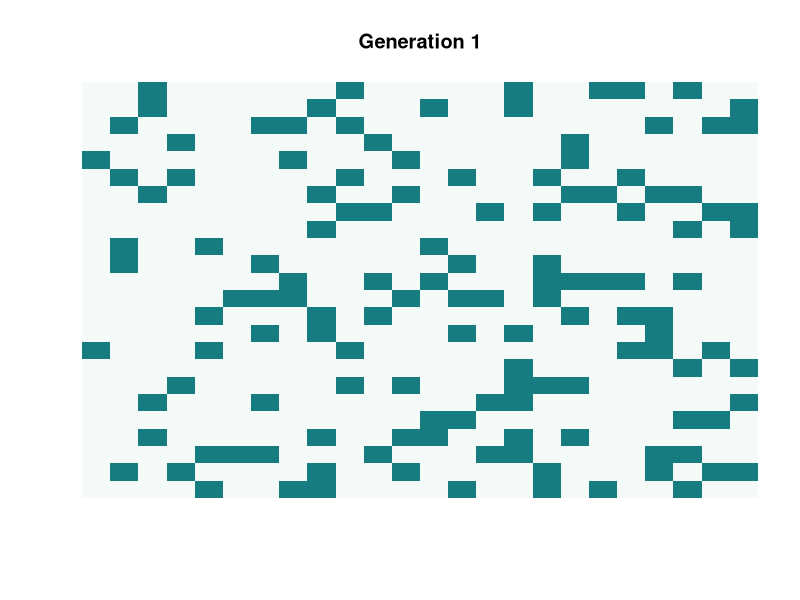
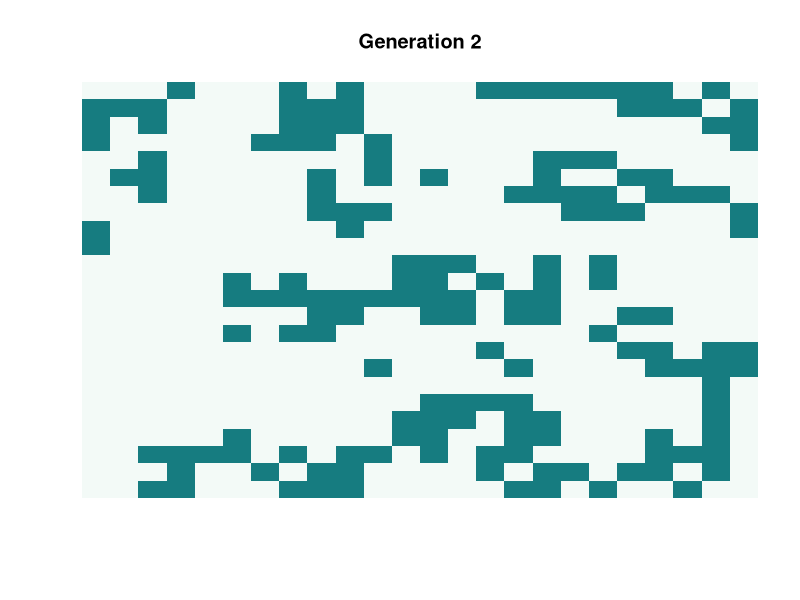
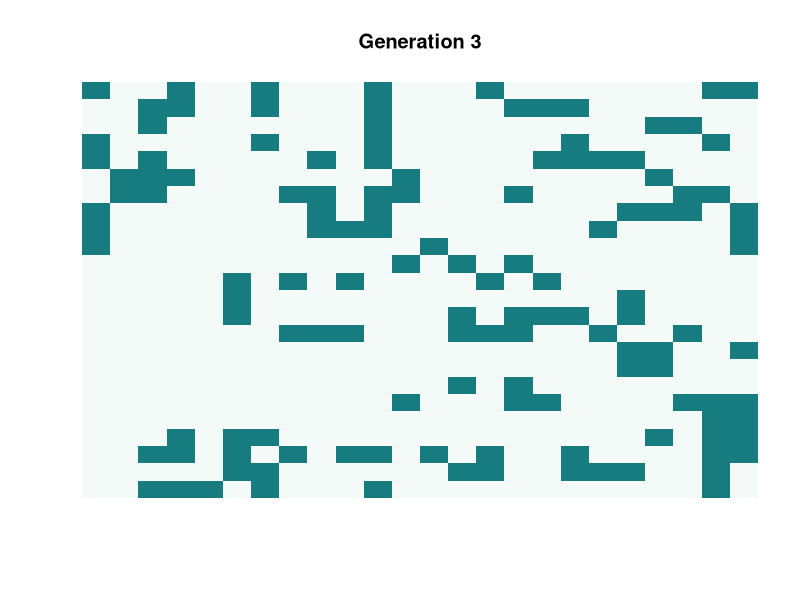
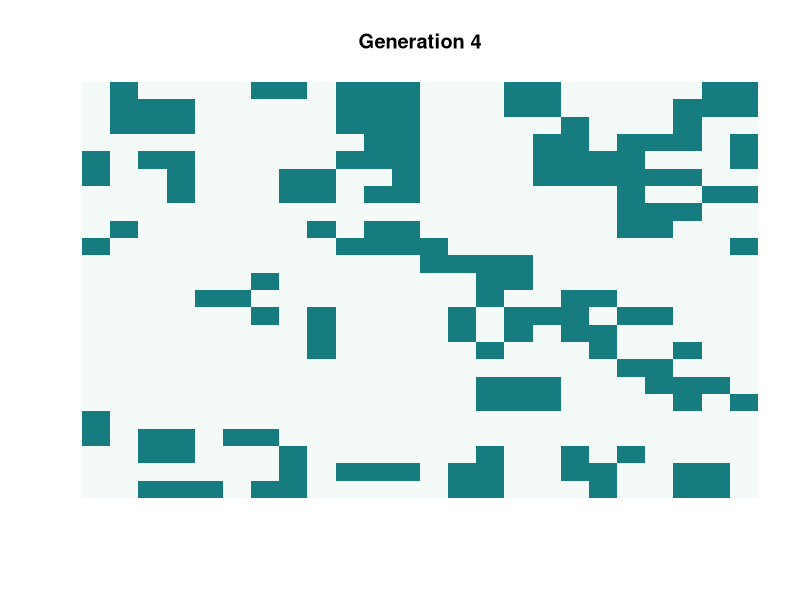

Write R code to recreate these figures, in order.
set.seed(4); size <- 24; world <- matrix(rbinom(size^2,1,.23),size)
shift <- function(x,dr,dc) x[(seq_len(size)+dr-1)%%size+1,(seq_len(size)+dc-1)%%size+1]
for (generation in 1:4) {
  image(world,useRaster=TRUE,col=c("#f3faf7","#167c80"),axes=FALSE,main=paste("Generation",generation))
  neighbours <- Reduce(`+`,lapply(1:9,function(k) shift(world,(k-1)%%3-1,(k-1)%/%3-1))) - world
  world <- (neighbours==3 | (world==1 & neighbours==2))*1
}
